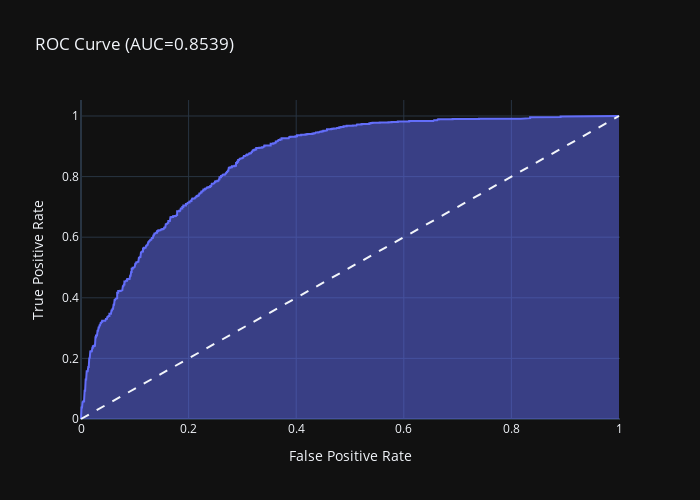

Notebook code cell kept with this figure:
### Code cell
probabilities_valid = cbc.predict_proba(features_test)
probabilities_one_valid = probabilities_valid[:, 1]

plot_roc_auc_curve(target_test, probabilities_one_valid)

### Figure 1 — Plotly figure (JSON) as saved in the notebook; plotly's stock layout.template omitted (floating-point values rounded to 4 significant figures; data arrays with more than 128 entries replaced by an {"elided": "..."} marker saying what was removed)
{"data": [{"fillpattern": {"shape": ""}, "hovertemplate": "False Positive Rate=%{x}<br>True Positive Rate=%{y}<extra></extra>", "legendgroup": "", "line": {"color": "#636efa"}, "marker": {"symbol": "circle"}, "mode": "lines", "name": "", "orientation": "v", "showlegend": false, "stackgroup": "1", "x": {"elided": "836 float values"}, "xaxis": "x", "y": {"elided": "836 float values"}, "yaxis": "y", "type": "scatter"}], "layout": {"xaxis": {"anchor": "y", "domain": [0.0, 1.0], "title": {"text": "False Positive Rate"}}, "yaxis": {"anchor": "x", "domain": [0.0, 1.0], "title": {"text": "True Positive Rate"}}, "legend": {"tracegroupgap": 0}, "title": {"text": "ROC Curve (AUC=0.8539)"}, "height": 500, "width": 700, "shapes": [{"line": {"dash": "dash"}, "type": "line", "x0": 0, "x1": 1, "y0": 0, "y1": 1}]}}
